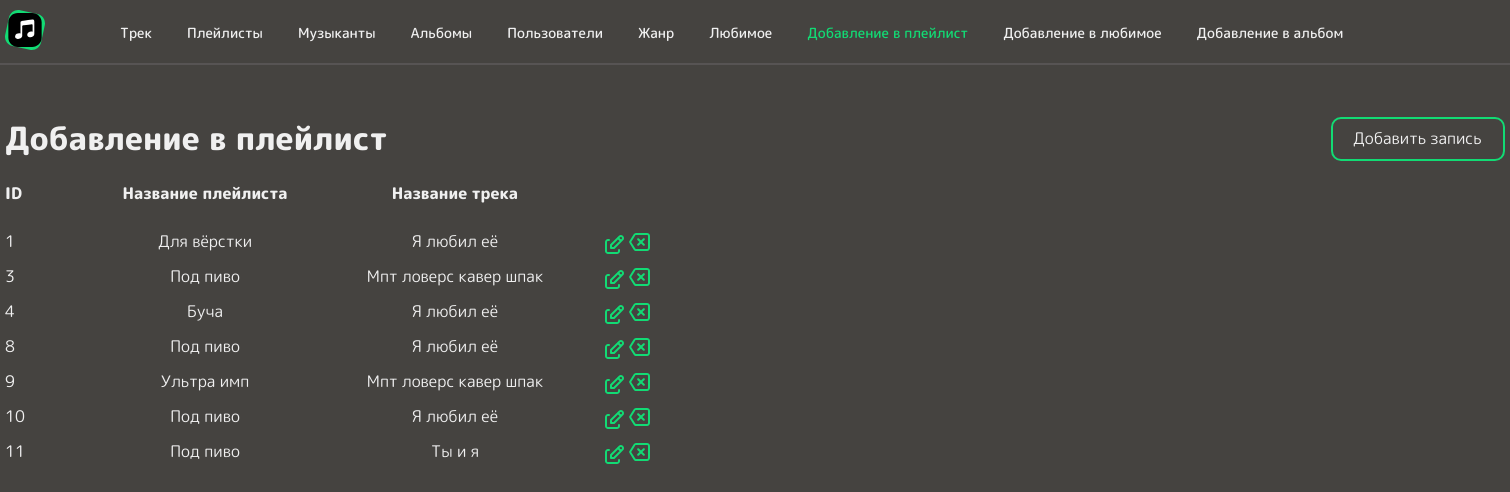
Screenshot of /adding_to_a_playlist-panel.php (signed in) with the database file from the repository.
### tables this page shows
CREATE TABLE `adding_to_a_playlist` (
  `ID_adding_to_a_playlist` int NOT NULL,
  `ID_playlists` int DEFAULT NULL,
  `ID_track` int DEFAULT NULL
);

CREATE TABLE `playlists` (
  `ID_playlists` int NOT NULL,
  `playlist_name` varchar(160) NOT NULL,
  `playlist_photo` varchar(160) DEFAULT NULL,
  `ID_users` int DEFAULT NULL
);

CREATE TABLE `track` (
  `ID_track` int NOT NULL,
  `track_name` varchar(160) DEFAULT NULL,
  `ID_musician` int DEFAULT NULL,
  `Number_of_auditions` float DEFAULT NULL,
  `year_of_release` date DEFAULT NULL,
  `ID_genre` int DEFAULT NULL
);

### adding_to_a_playlist-panel.php (the view, shortened to what this page needs)
<?php
include "./php_connect/connect.php";
?>
<!DOCTYPE html>
<html lang="en">
<head>
    <link rel="stylesheet" href="./scss/main.css">
</head>
<body>
    <header>
        <div class="admin-container">
            <ul class="main-menu-panel">
                <li class="main-menu_item"><a href="./index-panel.php" class="main-menu__link"><img src="./images/svg/logo_green.svg" alt="logo_purple" class="logo_purple"></a></li>
                <li class="main-menu-panel_item"><a href="./track-panel.php" class="menu-item-panel">Трек</a></li>
                <li class="main-menu-panel_item"><a href="./playlists-panel.php" class="menu-item-panel">Плейлисты</a></li>
                <li class="main-menu-panel_item"><a href="./musicians-panel.php" class="menu-item-panel">Музыканты</a></li>
                <li class="main-menu-panel_item"><a href="./albums-panel.php" class="menu-item-panel">Альбомы</a></li>
                <li class="main-menu-panel_item"><a href="./users-panel.php" class="menu-item-panel">Пользователи</a></li>
                <li class="main-menu-panel_item"><a href="./genre-panel.php" class="menu-item-panel">Жанр</a></li>
                <li class="main-menu-panel_item"><a href="./favorite-panel.php" class="menu-item-panel">Любимое</a></li>
                <li class="main-menu-panel_item"><a href="./adding_to_a_playlist-panel.php" class="menu-item-panel admin-menu-pressed">Добавление в плейлист</a></li>
                <li class="main-menu-panel_item"><a href="./adding_in_favorite-panel.php" class="menu-item-panel">Добавление в любимое</a></li>
                <li class="main-menu-panel_item"><a href="./adding_in_album-panel.php" class="menu-item-panel">Добавление в альбом</a></li>
            </ul>
        </div>
        <hr>
    </header>
    <div class="div-title-admin">
        <div class="admin-container">
            <div class="add-btn-divs">
                <div class="div-title-admin">
                    <h1 class="title-admin">Добавление в плейлист</h1>
                </div>
                <div class="btn_add">
                    <a href="./create_adding_to_a_playlist.php">Добавить запись</a>
                </div>
            </div>
        </div>
    </div>
    <div class="table">
        <div class="admin-container">
            <div class="table_row title">
                <div class="table_sell id">
                    <p class="admin_table_cell_first">ID</p>
                </div>
                <div class="table_sell">
                    <p class="admin_table_cell-text margin-admin-user-table">Название плейлиста</p>
                </div>
                <div class="table_sell">
                    <p class="admin_table_cell-text margin-admin-user-table">Название трека</p>
                </div>
            </div>
        </div>
    </div>
    <?php
    $qInfoADT = "SELECT * FROM adding_to_a_playlist, playlists, track WHERE adding_to_a_playlist.ID_playlists =  playlists.ID_playlists AND adding_to_a_playlist.ID_track = track.ID_track";
    $resInfoADT = mysqli_query($connect, $qInfoADT) or die(mysqli_error($connect));
    while ($InfoADT = mysqli_fetch_object($resInfoADT)) {
        echo "
    <div class=\"body-table\">
        <div class=\"admin-container\">
            <div class=\"admin_table_row\">
                <div class=\"admin_table_cell_first admin_projects_table_id\">
                    <p>$InfoADT->ID_adding_to_a_playlist</p>
                </div>
                <div class=\"admin_table_cell admin_projects_table_name\">
                    <p class=\"admin_table_cell-text margin-admin-user-table\">$InfoADT->playlist_name</p>
                </div>
                <div class=\"admin_table_cell admin_projects_table_name\">
                    <p class=\"admin_table_cell-text margin-admin-user-table\">$InfoADT->track_name</p>
                </div>
                <div class=\"admin_projects_table_act\">
                    <a href=\"edit_adding_to_a_playlist.php?idA=$InfoADT->ID_adding_to_a_playlist\"><img class=\"admin_table_act_image\" src=\"./images/svg/edit_green.svg\"></a>
                <a href=\"?ID_adding_to_a_playlist=$InfoADT->ID_adding_to_a_playlist\"><img class=\"admin_table_act_image\" src=\"./images/svg/delete_green.svg\"></a>
            </div>
        </div>
    </div>
";
    }
    ?>
</body>
</html>

### scss/main.css (style rules this page uses)
body { background-color: #454340; }
* { font-family: "M PLUS Rounded 1c"; color: #F0F0F0; padding: 0px; margin: 0px; }
.main-menu_item { margin: 0 75px 0 0; }
.main-menu__link { cursor: pointer; }
hr { width: 100%; display: block; height: 1px; border: 0; border-top: 2px solid #575454; margin: 0px; padding: 0; position: absolute; }
li { list-style-type: none; }
a { text-decoration: none; }
.main-menu-panel { display: flex; list-style-type: none; align-items: center; width: 100%; font-weight: 500; margin: 10px 0 8px 0; font-size: 14px; }
.main-menu-panel_item { margin: 0 35px 0 0; }
.table { margin: 0 0 10px 0; }
.table_row { display: flex; }
.admin_table_row { display: flex; }
.admin-container { max-width: 1500px; width: 100%; margin: 0 auto; }
.admin_table_cell_first { width: 100px; }
.body-table { margin: 5px 0 0 0; }
.admin_table_cell-text { width: 200px; word-wrap: break-word; text-align: center; }
.title { margin-bottom: 25px; font-weight: 800; }
.add-btn-divs { display: flex; align-items: center; margin: 60px 0 20px 0; width: 1500px; justify-content: space-between; }
.btn_add { width: 150px; height: 40px; border: 2px solid #12DB74; border-radius: 10px; display: flex; align-items: center; text-align: center; padding: 0 0 0 20px; }
.admin-menu-pressed { color: #12DB74; }
.margin-admin-user-table { margin: 0 50px 0 0; }

### rows the page displays
adding_to_a_playlist: ID_adding_to_a_playlist "1", ID_playlists.playlist_name "Для вёрстки", ID_track.track_name "Я любил её"
adding_to_a_playlist: ID_adding_to_a_playlist "3", ID_playlists.playlist_name "Под пиво", ID_track.track_name "Мпт ловерс кавер шпак"
adding_to_a_playlist: ID_adding_to_a_playlist "4", ID_playlists.playlist_name "Буча", ID_track.track_name "Я любил её"
adding_to_a_playlist: ID_adding_to_a_playlist "8", ID_playlists.playlist_name "Под пиво", ID_track.track_name "Я любил её"
adding_to_a_playlist: ID_adding_to_a_playlist "9", ID_playlists.playlist_name "Ультра имп", ID_track.track_name "Мпт ловерс кавер шпак"
adding_to_a_playlist: ID_adding_to_a_playlist "10", ID_playlists.playlist_name "Под пиво", ID_track.track_name "Я любил её"
adding_to_a_playlist: ID_adding_to_a_playlist "11", ID_playlists.playlist_name "Под пиво", ID_track.track_name "Ты и я"
